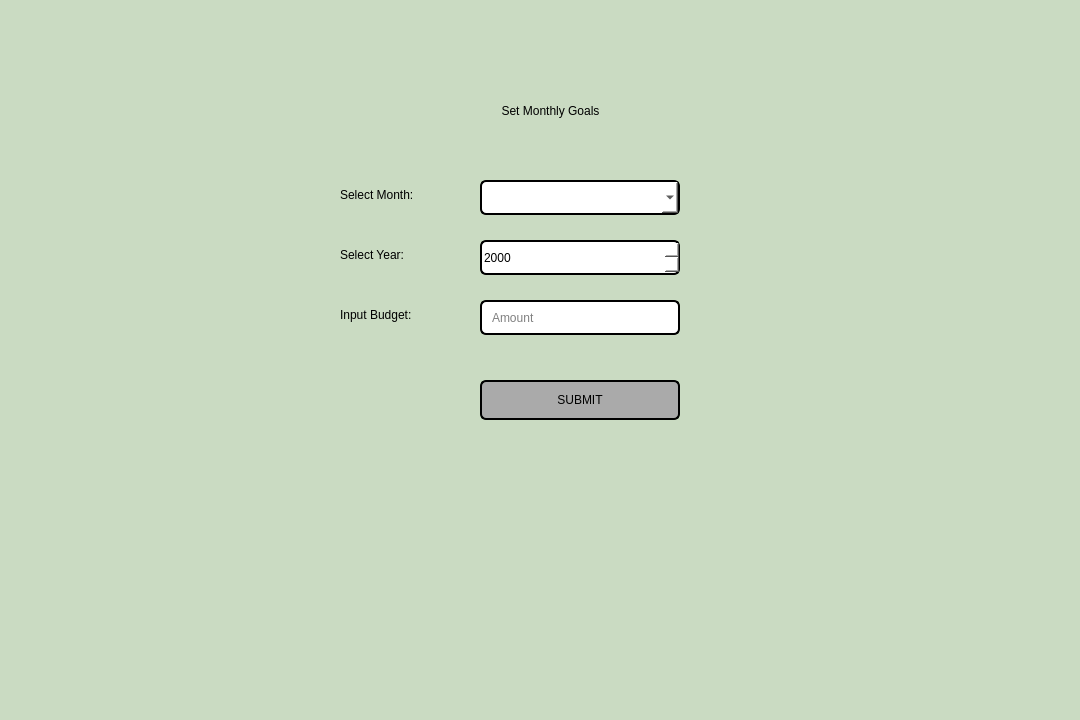
<?xml version="1.0" encoding="UTF-8"?>
<ui version="4.0">
 <class>monthlygoals</class>
 <widget class="QDialog" name="monthlygoals">
  <property name="geometry">
   <rect>
    <x>0</x>
    <y>0</y>
    <width>1080</width>
    <height>720</height>
   </rect>
  </property>
  <property name="windowTitle">
   <string>BudgetBuddy - Monthly Goals</string>
  </property>
  <property name="styleSheet">
   <string notr="true">
    background-color: rgb(202, 219, 194);
   </string>
  </property>
  <widget class="QLabel" name="labelTitle">
   <property name="geometry">
    <rect>
     <x>390</x>
     <y>80</y>
     <width>321</width>
     <height>61</height>
    </rect>
   </property>
   <property name="styleSheet">
    <string notr="true">
     font: 700 35pt &quot;Segoe UI&quot;;
     color: rgb(0, 0, 0);
   </string>
   </property>
   <property name="text">
    <string>Set Monthly Goals</string>
   </property>
   <property name="alignment">
    <set>Qt::AlignmentFlag::AlignCenter</set>
   </property>
  </widget>
  <widget class="QLabel" name="labelMonth">
   <property name="geometry">
    <rect>
     <x>340</x>
     <y>180</y>
     <width>120</width>
     <height>30</height>
    </rect>
   </property>
   <property name="styleSheet">
    <string notr="true">
     font: 600 14pt &quot;Segoe UI&quot;;
     color: rgb(0, 0, 0);
   </string>
   </property>
   <property name="text">
    <string>Select Month:</string>
   </property>
  </widget>
  <widget class="QComboBox" name="comboBoxMonth">
   <property name="geometry">
    <rect>
     <x>480</x>
     <y>180</y>
     <width>200</width>
     <height>35</height>
    </rect>
   </property>
   <property name="styleSheet">
    <string notr="true">
  
     font: 600 12pt &quot;Segoe UI&quot;;
     background: white;
     color: rgb(0, 0, 0);
     border: 2px solid black;
     border-radius: 6px;
   </string>
   </property>
  </widget>
  <widget class="QLabel" name="labelYear">
   <property name="geometry">
    <rect>
     <x>340</x>
     <y>240</y>
     <width>120</width>
     <height>30</height>
    </rect>
   </property>
   <property name="styleSheet">
    <string notr="true">
     font: 600 14pt &quot;Segoe UI&quot;;
     color: rgb(0, 0, 0);
   </string>
   </property>
   <property name="text">
    <string>Select Year:</string>
   </property>
  </widget>
  <widget class="QSpinBox" name="spinBoxYear">
   <property name="geometry">
    <rect>
     <x>480</x>
     <y>240</y>
     <width>200</width>
     <height>35</height>
    </rect>
   </property>
   <property name="styleSheet">
    <string notr="true">
  
     font: 600 12pt &quot;Segoe UI&quot;;
     background: white;
     color: rgb(0, 0, 0);
     border: 2px solid black;
     border-radius: 6px;
   </string>
   </property>
   <property name="minimum">
    <number>2000</number>
   </property>
   <property name="maximum">
    <number>2030</number>
   </property>
  </widget>
  <widget class="QLabel" name="label">
   <property name="geometry">
    <rect>
     <x>340</x>
     <y>300</y>
     <width>120</width>
     <height>30</height>
    </rect>
   </property>
   <property name="styleSheet">
    <string notr="true">
     font: 600 14pt &quot;Segoe UI&quot;;
     color: rgb(0, 0, 0);
   </string>
   </property>
   <property name="text">
    <string>Input Budget:</string>
   </property>
  </widget>
  <widget class="QLineEdit" name="lineEditAmount">
   <property name="geometry">
    <rect>
     <x>480</x>
     <y>300</y>
     <width>200</width>
     <height>35</height>
    </rect>
   </property>
   <property name="styleSheet">
    <string notr="true">
     font: 600 11pt &quot;Segoe UI&quot;;
     background: white;
     color: rgb(0, 0, 0);
     border: 2px solid black;
     border-radius: 6px;
     padding-left: 8px;
   </string>
   </property>
   <property name="inputMethodHints">
    <set>Qt::InputMethodHint::ImhDigitsOnly</set>
   </property>
   <property name="placeholderText">
    <string>Amount</string>
   </property>
  </widget>
  <widget class="QPushButton" name="buttonSubmit">
   <property name="geometry">
    <rect>
     <x>480</x>
     <y>380</y>
     <width>200</width>
     <height>40</height>
    </rect>
   </property>
   <property name="styleSheet">
    <string notr="true">
     font: 700 14pt &quot;Segoe UI&quot;;
  
background-color: rgb(170, 170, 170);
     color: rgb(0, 0, 0);
     border: 2px solid black;
     border-radius: 6px;
   </string>
   </property>
   <property name="text">
    <string>SUBMIT</string>
   </property>
  </widget>
 </widget>
 <resources/>
 <connections/>
</ui>
